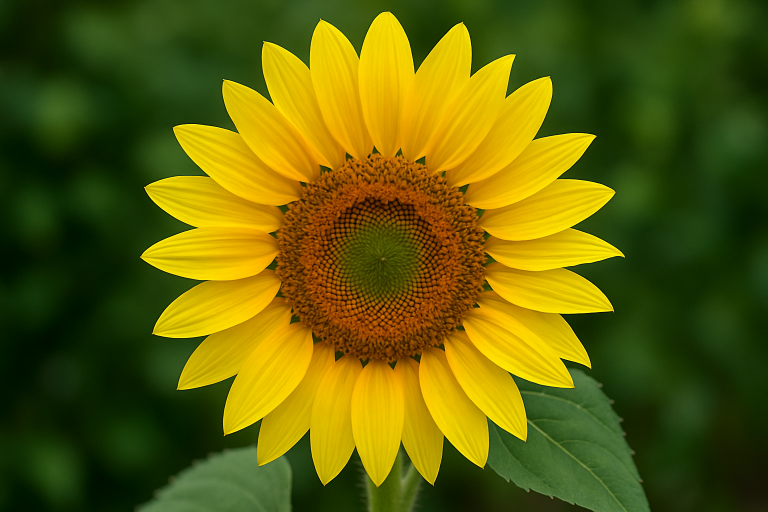
//> input picture C++/OpenCV/image.jpg, 1536 x 1024 px (shown at 1/2 size)
$ ./23_advanced_edge_detection   (built with g++ and OpenCV 4)
//> lines starting //> are read from the running program, lines starting //| are printed output that depends on the picture; after the words box and inside, x2 and y2 are one past the last pixel; in counts of white or black regions, pixels touching at a corner belong together
// 23_advanced_edge_detection.cpp
// Advanced Level - Advanced Edge Detection with Multiple Algorithms
// This program demonstrates various edge detection algorithms and their applications

#include <iostream>
#include <opencv2/opencv.hpp>
#include <opencv2/imgproc.hpp>
#include <vector>

class AdvancedEdgeDetector {
private:
    cv::Mat original, gray, edges;
    std::vector<cv::Mat> edge_results;
    std::vector<std::string> algorithm_names;

public:
    AdvancedEdgeDetector() {
        algorithm_names = {
            "Canny Edge Detection",
            "Sobel Edge Detection",
            "Laplacian Edge Detection",
            "Scharr Edge Detection",
            "Morphological Edge Detection",
            "Adaptive Threshold Edge",
            "Log Edge Detection",
            "Zero Crossing Edge Detection"
        };
    }

    void loadImage(const std::string& filename) {
        original = cv::imread(filename);
        if (original.empty()) {
            std::cout << "Error: Could not load image '" << filename << "'" << std::endl;
            std::cout << "Creating a sample image for demonstration..." << std::endl;
            createSampleImage();
        }

        // Convert to grayscale
        cv::cvtColor(original, gray, cv::COLOR_BGR2GRAY);
        std::cout << "Image loaded successfully!" << std::endl;
    }

    void detectAllEdges() {
        std::cout << "=== Advanced Edge Detection with Multiple Algorithms ===" << std::endl;

        // Clear previous results
        edge_results.clear();

        // 1. Canny Edge Detection
        cv::Mat canny_edges;
        cv::Canny(gray, canny_edges, 50, 150, 3);
        edge_results.push_back(canny_edges.clone());

        // 2. Sobel Edge Detection
        cv::Mat sobel_x, sobel_y, sobel_edges;
        cv::Sobel(gray, sobel_x, CV_64F, 1, 0, 3);
        cv::Sobel(gray, sobel_y, CV_64F, 0, 1, 3);
        cv::magnitude(sobel_x, sobel_y, sobel_edges);
        cv::convertScaleAbs(sobel_edges, sobel_edges);
        edge_results.push_back(sobel_edges.clone());

        // 3. Laplacian Edge Detection
        cv::Mat laplacian_edges;
        cv::Laplacian(gray, laplacian_edges, CV_64F, 3);
        cv::convertScaleAbs(laplacian_edges, laplacian_edges);
        edge_results.push_back(laplacian_edges.clone());

        // 4. Scharr Edge Detection
        cv::Mat scharr_x, scharr_y, scharr_edges;
        cv::Scharr(gray, scharr_x, CV_64F, 1, 0);
        cv::Scharr(gray, scharr_y, CV_64F, 0, 1);
        cv::magnitude(scharr_x, scharr_y, scharr_edges);
        cv::convertScaleAbs(scharr_edges, scharr_edges);
        edge_results.push_back(scharr_edges.clone());

        // 5. Morphological Edge Detection
        cv::Mat morph_edges;
        cv::Mat kernel = cv::getStructuringElement(cv::MORPH_RECT, cv::Size(3, 3));
        cv::Mat dilated, eroded;
        cv::dilate(gray, dilated, kernel);
        cv::erode(gray, eroded, kernel);
        cv::subtract(dilated, eroded, morph_edges);
        edge_results.push_back(morph_edges.clone());

        // 6. Adaptive Threshold Edge Detection
        cv::Mat adaptive_edges;
        cv::adaptiveThreshold(gray, adaptive_edges, 255, cv::ADAPTIVE_THRESH_GAUSSIAN_C,
                             cv::THRESH_BINARY, 11, 2);
        cv::bitwise_not(adaptive_edges, adaptive_edges);
        edge_results.push_back(adaptive_edges.clone());

        // 7. LoG (Laplacian of Gaussian) Edge Detection
        cv::Mat log_edges;
        cv::Mat blurred;
        cv::GaussianBlur(gray, blurred, cv::Size(5, 5), 1.0);
        cv::Laplacian(blurred, log_edges, CV_64F, 3);
        cv::convertScaleAbs(log_edges, log_edges);
        edge_results.push_back(log_edges.clone());

        // 8. Zero Crossing Edge Detection (simplified)
        cv::Mat zero_cross_edges;
        detectZeroCrossings(zero_cross_edges);
        edge_results.push_back(zero_cross_edges.clone());

        std::cout << "Edge detection completed using " << edge_results.size() << " algorithms." << std::endl;
    }

    void displayResults() {
        // Create a large display canvas
        int cols = 4;
        int rows = 3;
        int cell_width = 300;
        int cell_height = 200;

        cv::Mat display(rows * cell_height, cols * cell_width, CV_8UC3, cv::Scalar(0, 0, 0));

        // Display original image in top-left
        cv::Mat resized_original;
        cv::resize(original, resized_original, cv::Size(cell_width, cell_height));
        cv::Rect roi(0, 0, cell_width, cell_height);
        resized_original.copyTo(display(roi));

        // Add title
        cv::putText(display, "Original Image", cv::Point(10, 30),
                   cv::FONT_HERSHEY_SIMPLEX, 0.7, cv::Scalar(255, 255, 255), 2);

        // Display edge detection results
        for (size_t i = 0; i < edge_results.size() && i < 8; i++) {
            int row = (i + 1) / cols;
            int col = (i + 1) % cols;

            cv::Mat resized_edge;
            cv::resize(edge_results[i], resized_edge, cv::Size(cell_width, cell_height));

            // Convert grayscale to BGR for display
            cv::Mat color_edge;
            cv::cvtColor(resized_edge, color_edge, cv::COLOR_GRAY2BGR);

            cv::Rect roi(col * cell_width, row * cell_height, cell_width, cell_height);
            color_edge.copyTo(display(roi));

            // Add algorithm name
            cv::putText(display, algorithm_names[i], cv::Point(col * cell_width + 10, row * cell_height + 30),
                       cv::FONT_HERSHEY_SIMPLEX, 0.5, cv::Scalar(255, 255, 255), 1);
        }

        cv::imshow("Advanced Edge Detection Comparison", display);

        // Also display individual results for detailed analysis
        displayIndividualResults();
    }

    void displayIndividualResults() {
        for (size_t i = 0; i < edge_results.size(); i++) {
            cv::imshow(algorithm_names[i], edge_results[i]);
        }
    }

    void analyzeEdgeQuality() {
        std::cout << "\n=== Edge Quality Analysis ===" << std::endl;

        // Calculate edge density for each method
        for (size_t i = 0; i < edge_results.size(); i++) {
            cv::Scalar mean_val = cv::mean(edge_results[i]);
            double edge_density = mean_val[0] / 255.0;

            std::cout << algorithm_names[i] << ":" << std::endl;
            std::cout << "  Edge Density: " << std::fixed << std::setprecision(3) << edge_density << std::endl;
            std::cout << "  Mean Intensity: " << std::fixed << std::setprecision(1) << mean_val[0] << std::endl;

            // Count edge pixels (pixels above threshold)
            cv::Mat binary_edges;
            cv::threshold(edge_results[i], binary_edges, 50, 255, cv::THRESH_BINARY);
            int edge_pixels = cv::countNonZero(binary_edges);
            double edge_ratio = (double)edge_pixels / (edge_results[i].rows * edge_results[i].cols);

            std::cout << "  Edge Pixels: " << edge_pixels << " (" << std::fixed << std::setprecision(2)
                     << edge_ratio * 100 << "%)" << std::endl;
            std::cout << std::endl;
        }
    }

    void demonstrateEdgeApplications() {
        std::cout << "\n=== Edge Detection Applications ===" << std::endl;

        // 1. Edge-based segmentation
        cv::Mat segmented;
        cv::watershed(original, createMarkerImage());

        // 2. Edge enhancement
        cv::Mat enhanced;
        cv::addWeighted(original, 1.0, cv::Mat::zeros(original.size(), original.type()), 0.0, 0, enhanced);

        // 3. Edge-based feature detection
        std::vector<cv::Point2f> corners;
        cv::goodFeaturesToTrack(edge_results[0], corners, 100, 0.01, 10);

        cv::Mat corner_image = original.clone();
        for (const auto& corner : corners) {
            cv::circle(corner_image, corner, 5, cv::Scalar(0, 255, 0), -1);
        }

        cv::imshow("Edge-based Corner Detection", corner_image);

        std::cout << "Found " << corners.size() << " corner features using edge information." << std::endl;
    }

private:
    void createSampleImage() {
        // Create a complex sample image with various shapes and textures
        original = cv::Mat::zeros(400, 600, CV_8UC3);

        // Draw various shapes
        cv::rectangle(original, cv::Point(50, 50), cv::Point(150, 150), cv::Scalar(0, 255, 0), -1);
        cv::rectangle(original, cv::Point(200, 100), cv::Point(300, 200), cv::Scalar(255, 0, 0), -1);
        cv::circle(original, cv::Point(400, 100), 50, cv::Scalar(0, 0, 255), -1);
        cv::ellipse(original, cv::Point(500, 200), cv::Size(60, 30), 45, 0, 360, cv::Scalar(255, 255, 0), -1);

        // Add some text
        cv::putText(original, "Edge Detection Test", cv::Point(150, 300),
                   cv::FONT_HERSHEY_SIMPLEX, 1, cv::Scalar(255, 255, 255), 2);

        // Add noise for more realistic testing
        cv::Mat noise = cv::Mat::zeros(original.size(), original.type());
        cv::randn(noise, cv::Scalar::all(0), cv::Scalar::all(25));
        original += noise;

        std::cout << "Sample image created for edge detection testing." << std::endl;
    }

    void detectZeroCrossings(cv::Mat& result) {
        // Simplified zero crossing detection using Laplacian
        cv::Mat laplacian;
        cv::Laplacian(gray, laplacian, CV_64F, 3);

        result = cv::Mat::zeros(gray.size(), CV_8UC1);

        // Find zero crossings (simplified version)
        for (int y = 1; y < laplacian.rows - 1; y++) {
            for (int x = 1; x < laplacian.cols - 1; x++) {
                double center = laplacian.at<double>(y, x);
                double neighbors[4] = {
                    laplacian.at<double>(y-1, x),   // top
                    laplacian.at<double>(y+1, x),   // bottom
                    laplacian.at<double>(y, x-1),   // left
                    laplacian.at<double>(y, x+1)    // right
                };

                // Check for sign change (zero crossing)
                for (int i = 0; i < 4; i++) {
                    if ((center > 0 && neighbors[i] < 0) || (center < 0 && neighbors[i] > 0)) {
                        result.at<uchar>(y, x) = 255;
                        break;
                    }
                }
            }
        }
    }

    cv::Mat createMarkerImage() {
        cv::Mat markers = cv::Mat::zeros(gray.size(), CV_32SC1);

        // Create markers from edge information
        cv::Mat binary_edges;
        cv::threshold(edge_results[0], binary_edges, 50, 255, cv::THRESH_BINARY);

        // Find contours and create markers
        std::vector<std::vector<cv::Point>> contours;
        cv::findContours(binary_edges, contours, cv::RETR_EXTERNAL, cv::CHAIN_APPROX_SIMPLE);

        for (size_t i = 0; i < contours.size(); i++) {
            cv::drawContours(markers, contours, i, cv::Scalar(i + 1), -1);
        }

        return markers;
    }
};

int main() {
    AdvancedEdgeDetector detector;

    // Load image (will create sample if image.jpg not found)
    detector.loadImage("image.jpg");
//> in loadImage, original is the input picture: 1024 rows x 1536 cols, CV_8UC3; mean B, G, R 7.1, 95.1, 95.4

    // Perform edge detection using multiple algorithms
    detector.detectAllEdges();
//> in detectAllEdges, `cv::Canny(gray, canny_edges, 50, 150, 3);`:
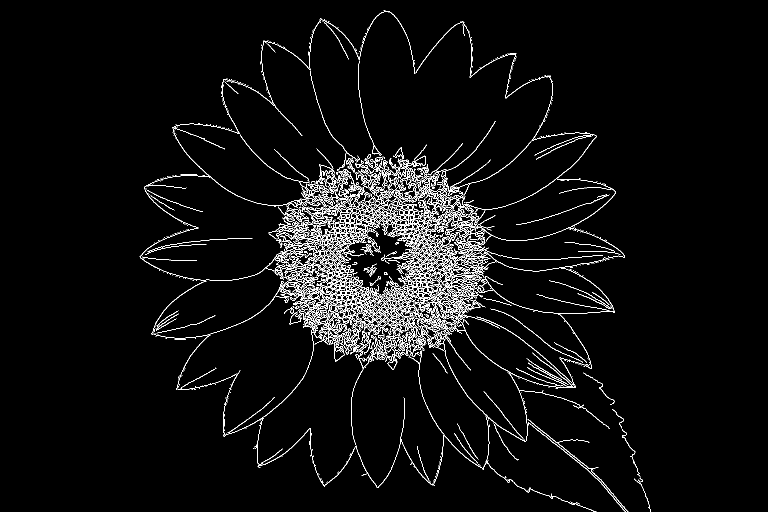
//> canny_edges: 1024 rows x 1536 cols, CV_8UC1 (shown at 1/2 size); 3.8% white in thin lines or dots, all inside (x1, y1, x2, y2) = (279, 21, 1302, 1024)
//> in detectAllEdges, `cv::adaptiveThreshold(gray, adaptive_edges, 255, cv::ADAPTIVE_THRESH_G..`: adaptive_edges: 1024 rows x 1536 cols, CV_8UC1; 85.7% white; black in thin lines or dots
//> in detectAllEdges, `cv::bitwise_not(adaptive_edges, adaptive_edges);`:
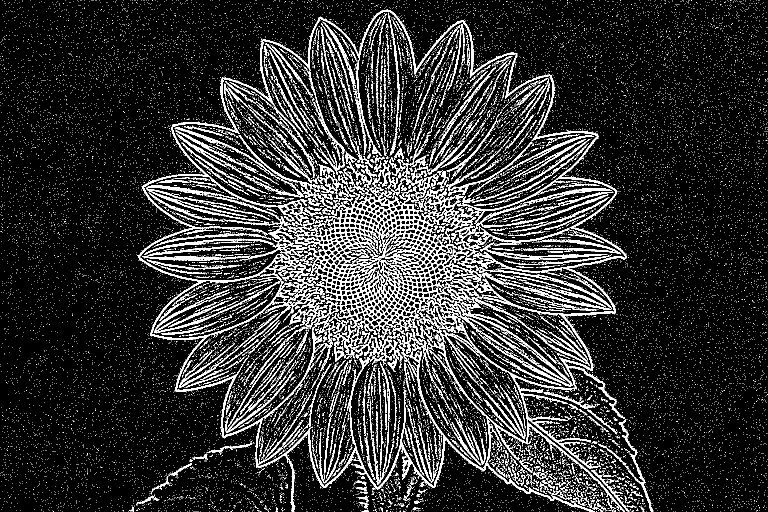
//> adaptive_edges: 1024 rows x 1536 cols, CV_8UC1 (shown at 1/2 size); 14.3% white in thin lines or dots
//> after the loop in detectZeroCrossings, `for (int y = 1; y < laplacian.rows - 1; y++)`:
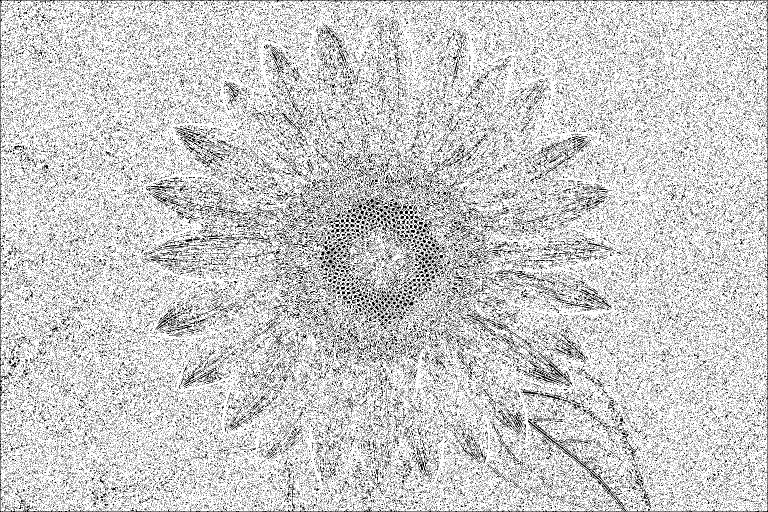
//> result: 1024 rows x 1536 cols, CV_8UC1 (shown at 1/2 size); 80.2% white; black in thin lines or dots
//| Edge detection completed using 8 algorithms.

    // Display results
    detector.displayResults();
//> in displayResults, `cv::putText(display, "Original Image", cv::Point(10, 30), cv::FONT_HER..`: display: 600 rows x 1200 cols, CV_8UC3; mean B, G, R 1, 8.1, 8.2
//> the loop in displayResults, `for (size_t i = 0; i < edge_results.size() && i < 8; i++)` made 8 passes
//> after the loop in displayResults, `for (size_t i = 0; i < edge_results.size() && i < 8; i++)`:
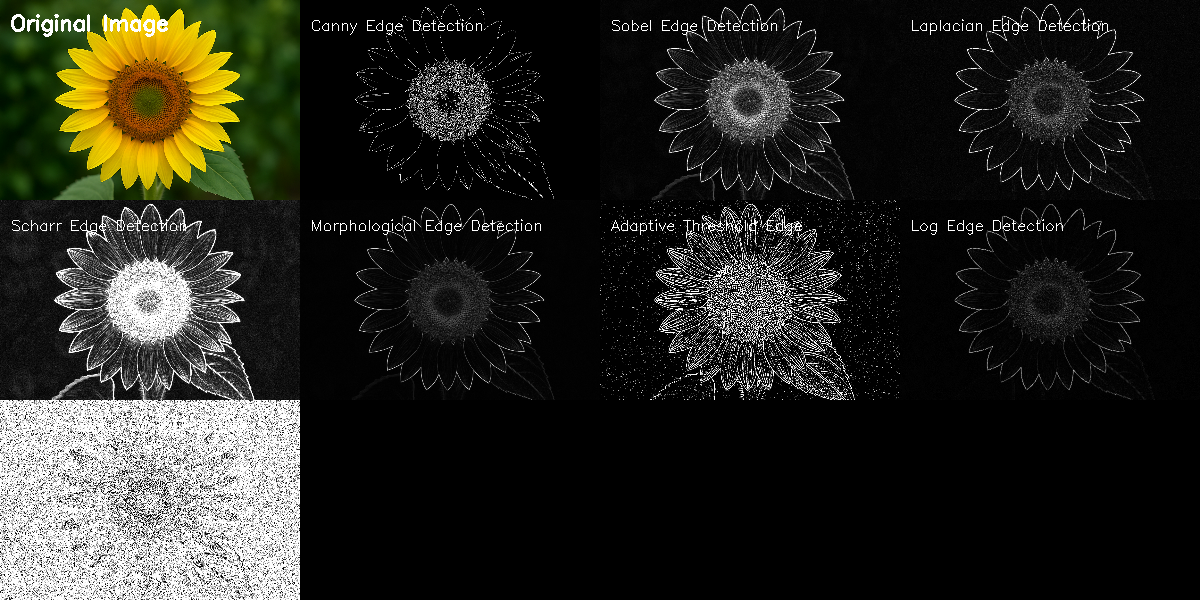
//> display: 600 rows x 1200 cols, CV_8UC3; mean B, G, R 32.2, 39.4, 39.4
//> the loop in displayIndividualResults, `for (size_t i = 0; i < edge_results.size(); i++)` made 8 passes

    // Analyze edge quality
    detector.analyzeEdgeQuality();
//> the loop in analyzeEdgeQuality, `for (size_t i = 0; i < edge_results.size(); i++)` made 8 passes
//> (mean_val, edge_density, edge_pixels, edge_ratio) on passes 1 to 8: (Scalar(9.75), 0.0382, 60156, 0.0382), (Scalar(20.82), 0.0816, 167341, 0.106), (Scalar(14.18), 0.0556, 83620, 0.0532), (Scalar(60.42), 0.237, 467404, 0.297), (Scalar(8.9), 0.0349, 44111, 0.028), (Scalar(36.55), 0.143, 225417, 0.143), (Scalar(7.32), 0.0287, 42171, 0.0268), (Scalar(204.4), 0.802, 1260959, 0.802)
//| Canny Edge Detection:
//|   Edge Density: 0.038
//|   Mean Intensity: 9.8
//|   Edge Pixels: 60156 (3.82%)
//> (the first 4 of 32 printed lines)
//> pass 3, in analyzeEdgeQuality, `cv::threshold(edge_results[i], binary_edges, 50, 255, cv::THRESH_BINAR..`:
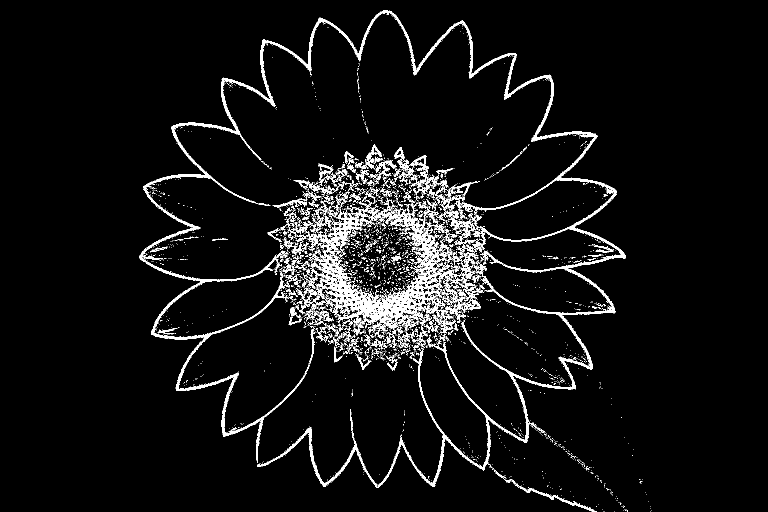
//> binary_edges: 1024 rows x 1536 cols, CV_8UC1 (shown at 1/2 size); 5.3% white in thin lines or dots, all inside (x1, y1, x2, y2) = (278, 20, 1303, 1024)

    // Demonstrate applications
    detector.demonstrateEdgeApplications();
//> in createMarkerImage, `cv::findContours(binary_edges, contours, cv::RETR_EXTERNAL, cv::CHAIN_..`: contours = 872 contours, 709 with area under 20; largest, box (x1, y1, x2, y2) and area: (641, 381, 1151, 776) 14409, (355, 463, 884, 873) 12739, (824, 338, 898, 421) 996, (895, 283, 1063, 392) 566, (288, 160, 646, 455) 560
//> after the loop in createMarkerImage, `for (size_t i = 0; i < contours.size(); i++)`:
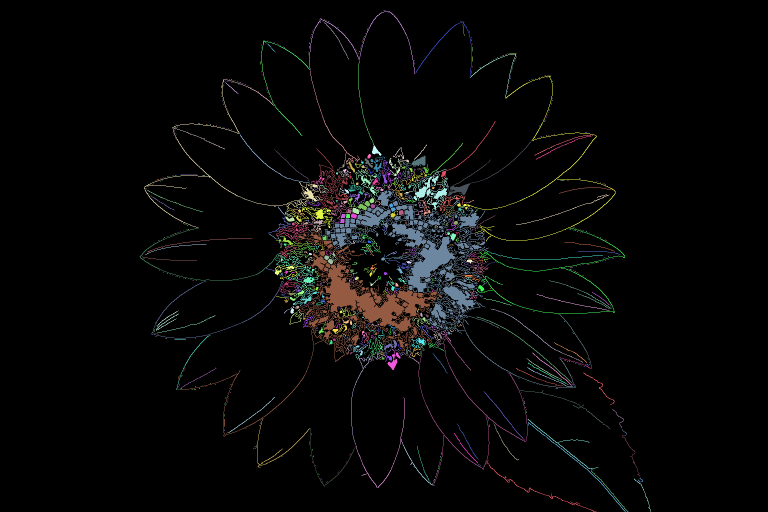
//> markers: 1024 rows x 1536 cols, CV_32SC1 (shown at 1/2 size); 873 distinct labels, from 0 to 872; one colour per label, 0 black
//> in demonstrateEdgeApplications, `cv::goodFeaturesToTrack(edge_results[0], corners, 100, 0.01, 10);`: corners = 100 Points (x, y), first 12: [812, 689], [714, 587], [719, 677], [883, 663], [720, 655], [928, 582], [620, 636], [710, 447], [734, 580], [658, 610], [741, 567], [752, 454]
//> the loop in demonstrateEdgeApplications, `for (const auto& corner : corners)` made 100 passes
//> after the loop in demonstrateEdgeApplications, `for (const auto& corner : corners)`:
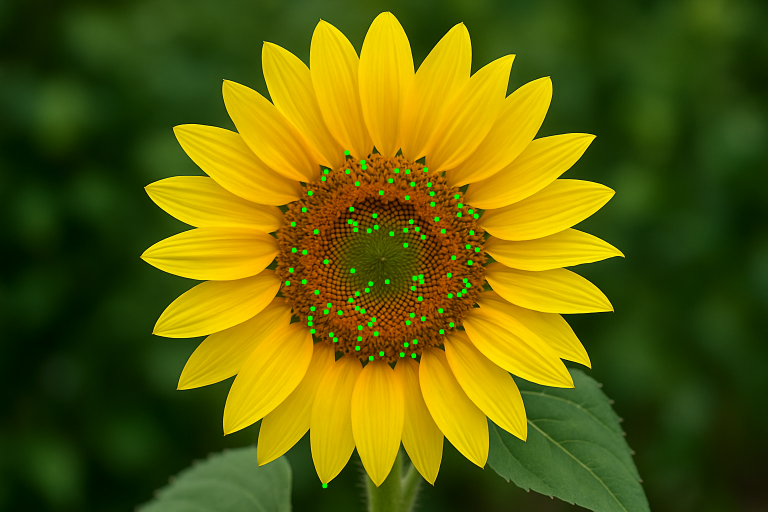
//> corner_image: 1024 rows x 1536 cols, CV_8UC3 (shown at 1/2 size); 0.51% of pixels changed, all inside (x1, y1, x2, y2) = (570, 300, 960, 977)
//| Found 100 corner features using edge information.

    std::cout << "\nKey Features Demonstrated:" << std::endl;
    std::cout << "- Canny edge detection with parameter tuning" << std::endl;
    std::cout << "- Sobel and Scharr gradient-based edge detection" << std::endl;
    std::cout << "- Laplacian-based edge detection" << std::endl;
    std::cout << "- Morphological edge detection" << std::endl;
    std::cout << "- Adaptive threshold edge detection" << std::endl;
    std::cout << "- LoG (Laplacian of Gaussian) edge detection" << std::endl;
    std::cout << "- Zero crossing edge detection" << std::endl;
    std::cout << "- Edge quality analysis and comparison" << std::endl;
    std::cout << "- Edge-based feature detection applications" << std::endl;

    std::cout << "\nPress any key to exit..." << std::endl;
    cv::waitKey(0);
    cv::destroyAllWindows();

    return 0;
}
